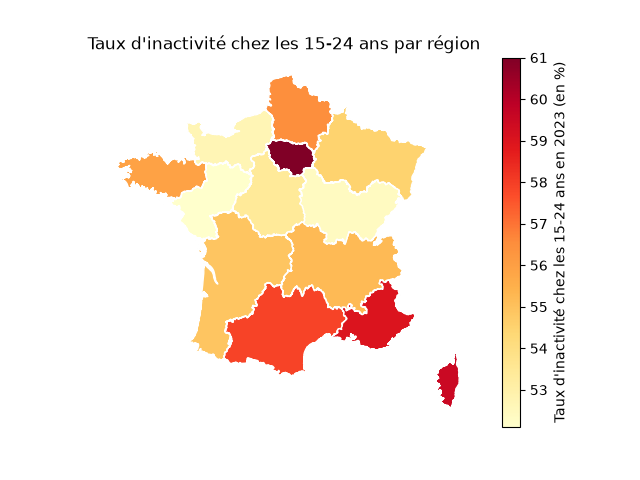

Write Python code to recreate this figure.
## Importation des modules
import pandas as pd
import numpy as np
import matplotlib.pyplot as plt
import geopandas as gpd

np.random.seed(123)

## Importation du jeu de données

data = pd.read_csv("/home/onyxia/Projet_Python_2A/inactivité_data/activité_régions.csv", sep=";", skiprows=2, dtype={"Code": str})
#skiprows sert à sauter les deux premières du document qui viendraient polluer notre data frame

## Nettoyage des données

#On va se débarrasser des données sur les Outre-Mer car on ne pourra pas les inclure dans la carte
data = data[~data["Code"].str.startswith("0")]
#Ensuite, on met les données de taux d'activité dans un format numérique pour pouvoir faire des calculs
data["Taux d'activité des 15-24 ans 2023"]=data["Taux d'activité des 15-24 ans 2023"].astype(float)

## Calcul du taux d'inactivité 
data["Taux d'inactivité chez les 15-24 ans 2023"] = 100-data["Taux d'activité des 15-24 ans 2023"]

## Création d'une carte
url_fond_de_carte =  ("https://minio.lab.sspcloud.fr/projet-cartiflette/production/"
                      "provider=IGN/dataset_family=ADMINEXPRESS/"
                      "source=EXPRESS-COG-CARTO-TERRITOIRE/year=2022/"
                      "administrative_level=REGION/crs=4326/FRANCE_ENTIERE=France/"
                      "vectorfile_format=geojson/territory=metropole/simplification=50/raw.geojson")

#Je n'arrive pas à utiliser cartiflette, donc je vais l'ouvrir avec geopandas
regions = gpd.read_file(url_fond_de_carte)
regions = regions[~(regions["INSEE_REG"]<10)]
regions.to_crs(2154) #On projette sur du Lambert 93, comme préconisé dans le cours

regions["INSEE_REG"] = regions["INSEE_REG"].astype(str) 
#On passe le code INSEE des régions en string. Pour la jointure, c'est mieux...

carte = regions.merge(data, left_on="INSEE_REG", right_on="Code", how="left")

variable = "Taux d'inactivité chez les 15-24 ans 2023"

#On peut maintenanat faire la carte
graphe = carte.plot(column=variable, cmap="YlOrRd", edgecolor="white", legend=True, legend_kwds={"label": "Taux d'inactivité chez les 15-24 ans en 2023 (en %)"})
graphe.set_axis_off()
graphe.set_title("Taux d'inactivité chez les 15-24 ans par région")
plt.savefig("carte_inactivité_régions.png")
plt.show
